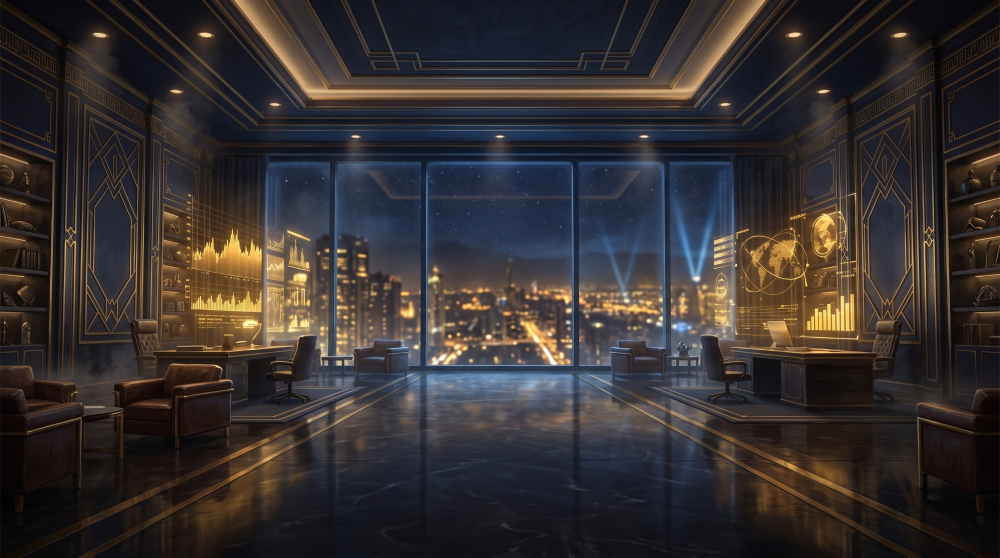
#> input picture Assets/Resources/Diplomacy/bg_aquila.jpg, 2000 x 1116 px, given in place of table_molten.jpg, which was not available (shown at 1/2 size)
$ python mock.py
#> lines starting #> are read from the running program, lines starting #| are printed output that depends on the picture; after the words box and inside, x2 and y2 are one past the last pixel; in counts of white or black regions, pixels touching at a corner belong together; pictures that were not available may be replaced by others from this repository, and a replacement may not be noted
"""Макет экрана карточного боя из сгенерированных текстур — проверка дизайна до переноса в Unity.
Координаты как в Unity: центр экрана 1920×1080, y вверх."""
import os, sys, math
from PIL import Image, ImageDraw, ImageFont, ImageFilter, ImageEnhance

D = os.path.dirname(os.path.abspath(__file__))
O = os.path.join(D, 'out')
R = '/home/user/astropol/Assets/Resources'
FONT_T = os.path.join(D, 'dl', 'RussoOne-Regular.ttf')
FONT_B = os.path.join(R, 'Fonts', 'Play-Bold.ttf')
FONT_R = os.path.join(R, 'Fonts', 'Play-Regular.ttf')
W, H = 1920, 1080

def tex(n): return Image.open(os.path.join(O, n + '.png')).convert('RGBA')
def art(p): return Image.open(os.path.join(R, p)).convert('RGBA')
def P(x, y): return (int(W / 2 + x), int(H / 2 - y))
def font(f, s): return ImageFont.truetype(f, s)

def tint(im, c, a=1.0):
    r, g, b, al = im.split()
    from PIL import ImageChops
    rgb = Image.merge('RGB', (r, g, b))
    col = Image.new('RGB', im.size, tuple(int(v * 255) for v in c[:3]))
    rgb = ImageChops.multiply(rgb, col)
    if a != 1.0: al = al.point(lambda v: int(v * a))
    out = rgb.convert('RGBA'); out.putalpha(al); return out

def nine(im, size, b, scale=1.0):
    """9-slice: b — бордюр в пикселях текстуры, scale — во сколько раз ужать бордюр на экране."""
    w, h = size; sw, sh = im.size; bd = int(b * scale)
    out = Image.new('RGBA', (w, h), (0, 0, 0, 0))
    xs = [0, b, sw - b, sw]; ys = [0, b, sh - b, sh]
    dx = [0, bd, w - bd, w]; dy = [0, bd, h - bd, h]
    for i in range(3):
        for j in range(3):
            src = im.crop((xs[i], ys[j], xs[i + 1], ys[j + 1]))
            tw, th = dx[i + 1] - dx[i], dy[j + 1] - dy[j]
            if tw > 0 and th > 0: out.paste(src.resize((tw, th), Image.LANCZOS), (dx[i], dy[j]))
    return out

def place(canvas, im, cx, cy, size=None):
    if size: im = im.resize((int(size[0]), int(size[1])), Image.LANCZOS)
    x, y = P(cx, cy)
    canvas.alpha_composite(im, (x - im.width // 2, y - im.height // 2))

def cover(im, w, h, ty=0.4):
    ta = im.width / im.height; fa = w / h
    if ta > fa:
        nw = int(im.height * fa); x = (im.width - nw) // 2; im = im.crop((x, 0, x + nw, im.height))
    else:
        nh = int(im.width / fa); y = int((im.height - nh) * ty); im = im.crop((0, y, im.width, y + nh))
    return im.resize((int(w), int(h)), Image.LANCZOS)

def round_mask(w, h, r):
    m = Image.new('L', (w * 2, h * 2), 0)
    ImageDraw.Draw(m).rounded_rectangle((0, 0, w * 2 - 1, h * 2 - 1), r * 2, fill=255)
    return m.resize((w, h), Image.LANCZOS)

# [6 lines left out: function text, not called in this run]

def glow(canvas, cx, cy, w, h, col, a=0.8):
    g = tex('glow').resize((int(w), int(h)), Image.LANCZOS)
    place(canvas, tint(g, col, a), cx, cy)

GOLD = (1.0, 0.82, 0.45); STEEL = (0.85, 0.88, 0.92); BRONZE = (0.9, 0.62, 0.4)
TEAL = (0.3, 0.95, 0.85); RED = (1.0, 0.35, 0.28)

# ---------------------------------------------------------------- карты
# [69 lines left out: functions card_full, card_board, card_back, not called in this run]

# ================================================================ ЭКРАН
def build(out):
#> called with out = 'Tools/card_skin/mock.jpg'
    cv = Image.new('RGBA', (W, H), (0, 0, 0, 255))
    bg = cover(art('UI/Cards/table_molten.jpg'), W, H, 0.5)
#> in cover, `ta = im.width / im.height`: ta = 1.79
    bg = ImageEnhance.Brightness(bg).enhance(0.45).filter(ImageFilter.GaussianBlur(3))
    cv.alpha_composite(bg)
    vig = tint(tex('halo'), (0, 0, 0)).resize((int(W * 1.6), int(H * 1.9)))
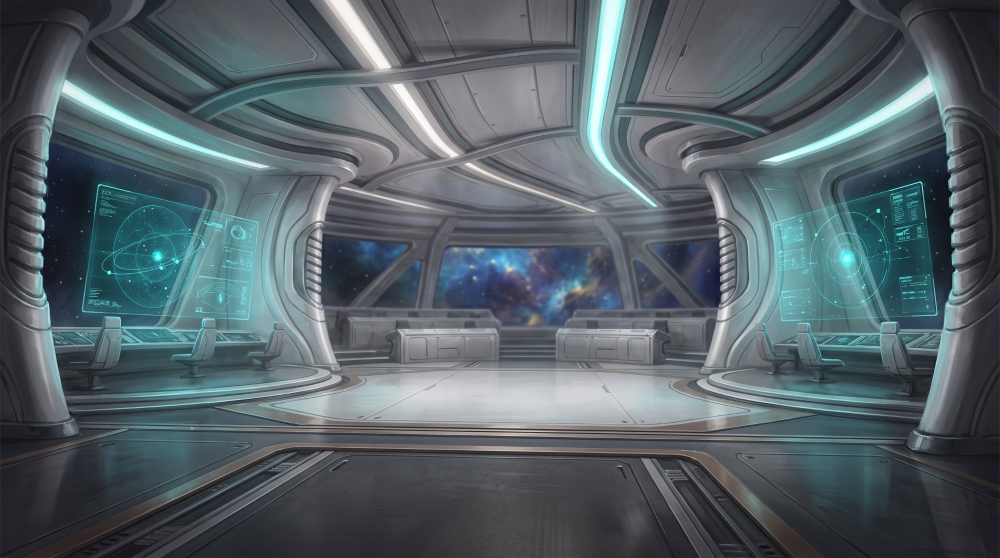
#> input picture Assets/Resources/Diplomacy/bg_astrea.jpg, 2000 x 1116 px, given in place of halo.png, which was not available (shown at 1/2 size)
#> in tint, `r, g, b, al = im.split()`: al: PIL image 2000x1116 L; every value is 255
#> in tint, rgb is the input picture: PIL image 2000x1116 RGB; mean R, G, B 84.7, 97, 103
#> in tint, `col = Image.new('RGB', im.size, tuple(int(v * 255) for v in c[:3]))`: col: PIL image 2000x1116 RGB; every value is 0
    v2 = Image.new('RGBA', (W, H), (0, 0, 0, 0)); v2.alpha_composite(vig, ((W - vig.width) // 2, (H - vig.height) // 2)); cv.alpha_composite(v2)
#> after `v2 = Image.new('RGBA', (W, H), (0, 0, 0, 0))`: v2: PIL image 1920x1080 RGBA; every value is 0

    # ---- стол: окно в поверхность планеты в массивной раме
    TX, TY, TW, TH = 0, 80, 1480, 600
    inner = cover(art('UI/Cards/table_molten.jpg'), TW - 40, TH - 40, 0.5)
    inner = ImageEnhance.Brightness(inner).enhance(0.62)
    m = round_mask(TW - 40, TH - 40, 22)
#> in round_mask, `m = Image.new('L', (w * 2, h * 2), 0)`: m: PIL image 2880x1120 L; every value is 0
#> in round_mask, `ImageDraw.Draw(m).rounded_rectangle((0, 0, w * 2 - 1, h * 2 - 1), r * ..`:
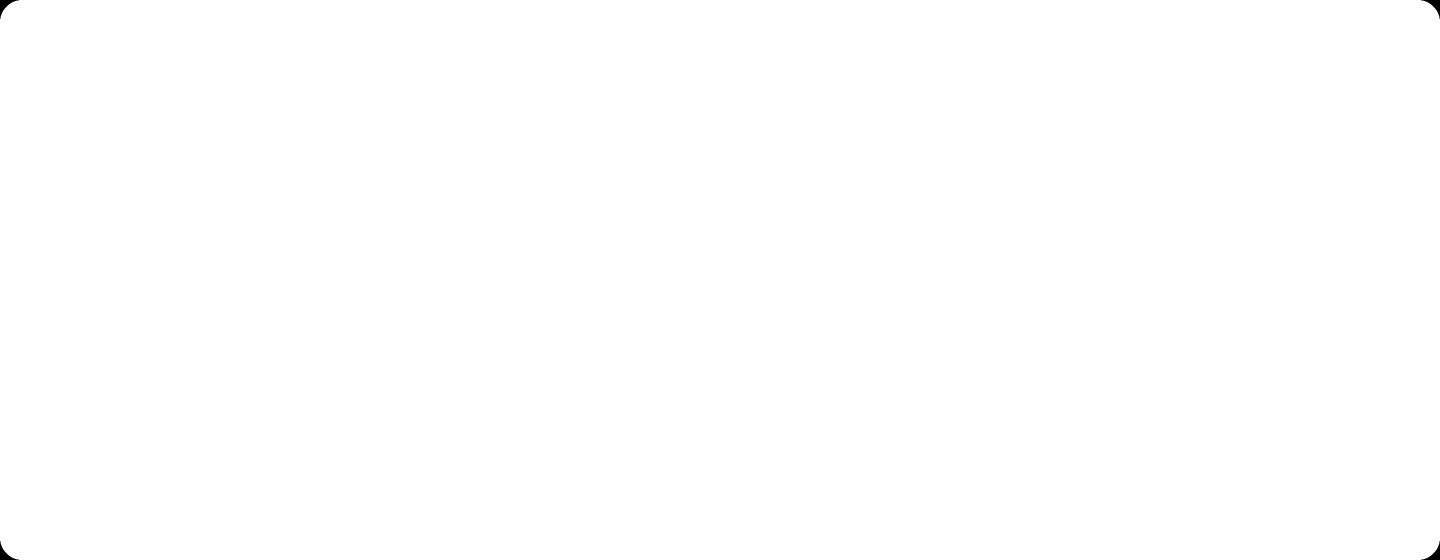
#> m: PIL image 2880x1120 L (shown at 1/2 size); 99.9% white; 4 black regions, box (x1, y1, x2, y2) and area: (0, 0, 38, 38) 427, (2842, 0, 2880, 38) 427, (0, 1082, 38, 1120) 427, (2842, 1082, 2880, 1120) 427
    x0, y0 = P(TX - (TW - 40) / 2, TY + (TH - 40) / 2)
    shade = Image.new('RGBA', (TW + 60, TH + 60), (0, 0, 0, 0)); ImageDraw.Draw(shade).rounded_rectangle((30, 40, TW + 30, TH + 40), 40, fill=(0, 0, 0, 220))
#> after `shade = Image.new('RGBA', (TW + 60, TH + 60), (0, 0, 0, 0))`: shade: PIL image 1540x660 RGBA; every value is 0
    place(cv, shade.filter(ImageFilter.GaussianBlur(20)), TX, TY)
    cv.paste(inner, (x0, y0), m)
    # голо-сетка поверх поверхности + тёмная стеклянная подложка рядов
    glass = Image.new('RGBA', (TW - 40, TH - 40), (6, 12, 20, 110)); cv.paste(Image.alpha_composite(inner, glass), (x0, y0), m)
#> after `cv.paste(Image.alpha_composite(inner, glass), (x0, y0), m)`:
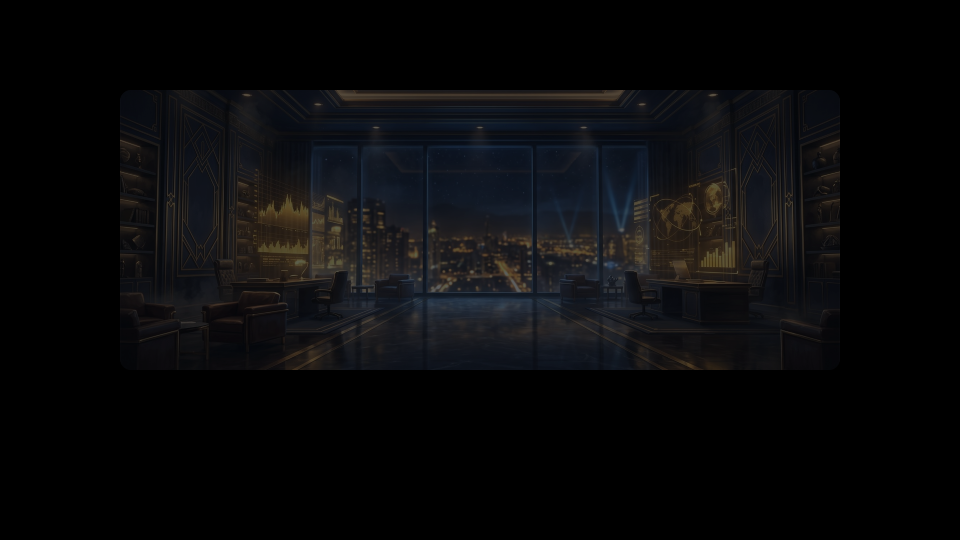
#> cv: PIL image 1920x1080 RGBA (shown at 1/2 size); mean R, G, B, A 9.5, 9.6, 10.8, 255
    frame = tint(nine(tex('frame_card'), (TW, TH), 70, 0.6), BRONZE)
#> in nine, `w, h = size`: w = 1480; h = 600
#> in nine, `out = Image.new('RGBA', (w, h), (0, 0, 0, 0))`: out: PIL image 1480x600 RGBA; every value is 0
#> in nine, `dx = [0, bd, w - bd, w]`: dx = [0, 42, 1438, 1480]
#> in nine, `dy = [0, bd, h - bd, h]`: dy = [0, 42, 558, 600]
#> after the loop in nine, `for i in range(3):`:
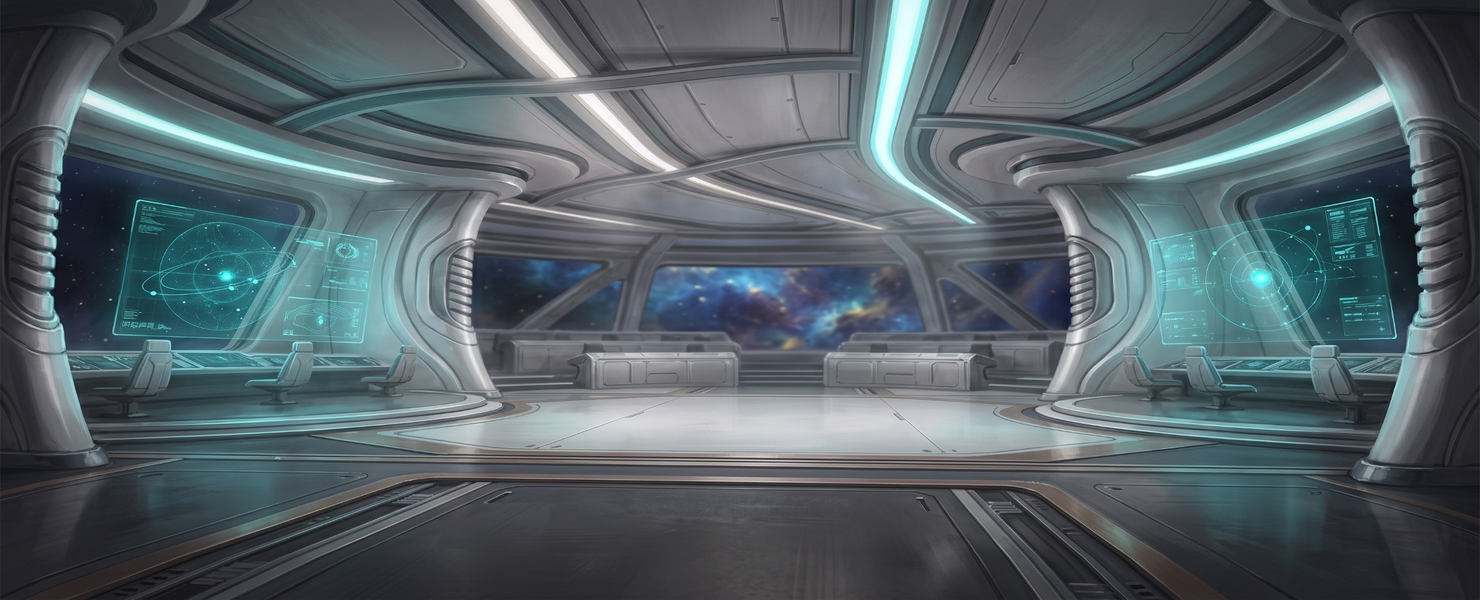
#> out: PIL image 1480x600 RGBA; mean R, G, B, A 84.9, 97.2, 103.2, 255
#> after the loop in nine, `for i in range(3):`:
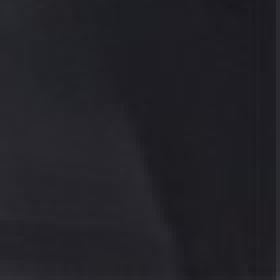
#> src: PIL image 70x70 RGBA (shown 4 times larger); mean R, G, B, A 34, 33.2, 38.8, 255
#> call 2 of tint, with c = (0.9, 0.62, 0.4), a = 1
#> in tint (call 2), `r, g, b, al = im.split()`: al: PIL image 1480x600 L; every value is 255
#> in tint (call 2), `rgb = ImageChops.multiply(rgb, col)`:
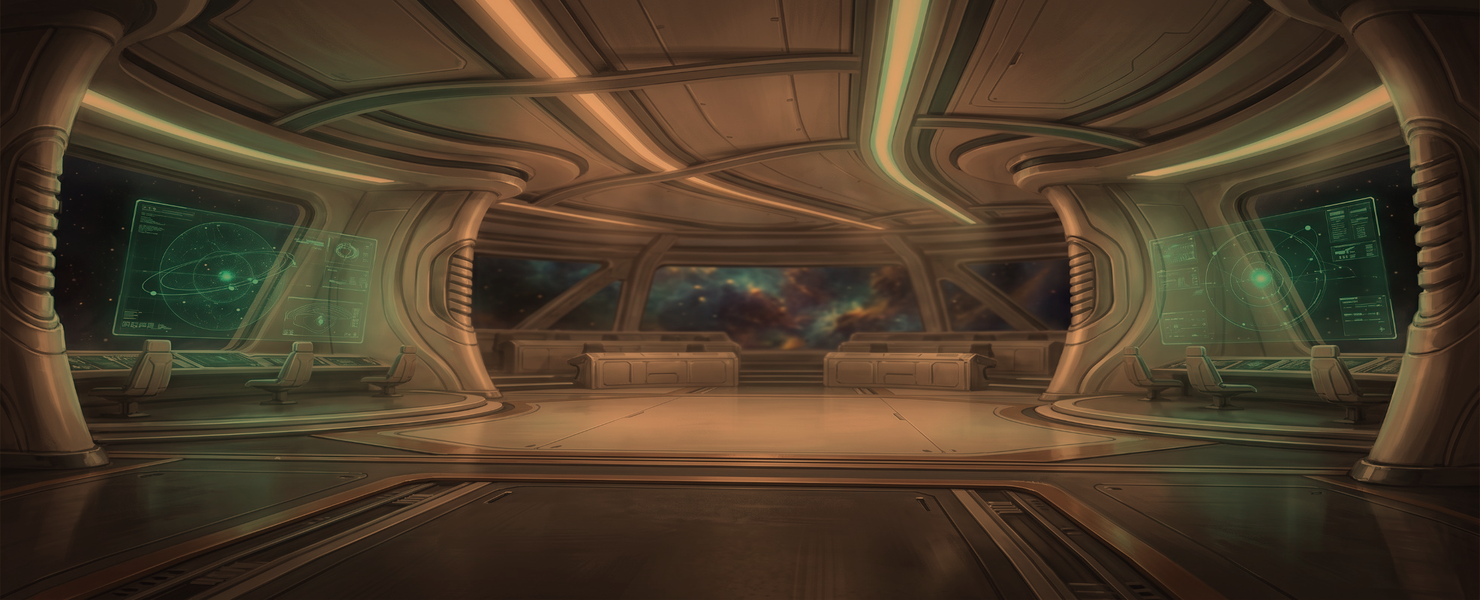
#> rgb: PIL image 1480x600 RGB; mean R, G, B 75.8, 59.7, 40.9
    place(cv, frame, TX, TY)
#> call 2 of place, with cx = 0, cy = 80
#> in place (call 2), `canvas.alpha_composite(im, (x - im.width // 2, y - im.height // 2))`:
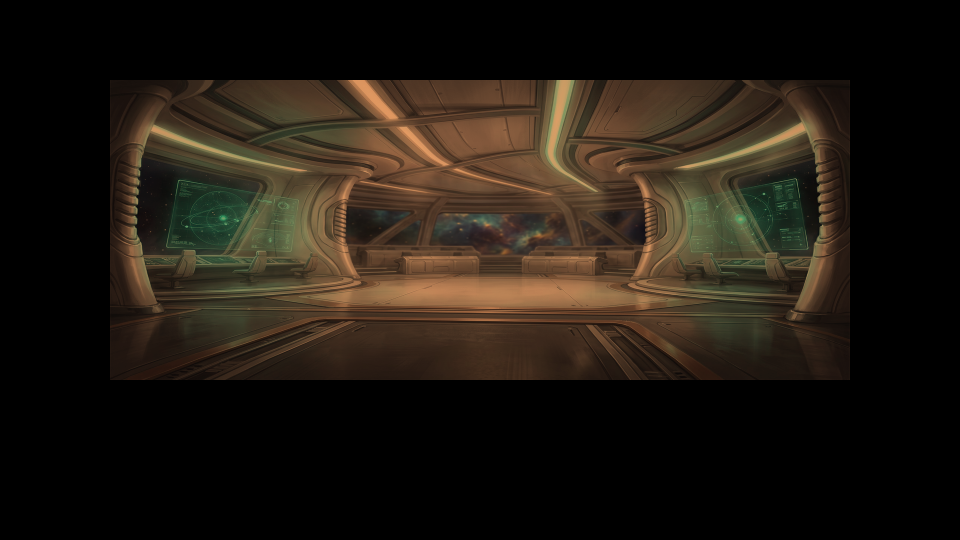
#> canvas: PIL image 1920x1080 RGBA (shown at 1/2 size); mean R, G, B, A 32.5, 25.6, 17.5, 255

    LANE = 482
    domes = []
    sectors = [('ЭЛЕКТРОСТАНЦИЯ', 'Пока у защитника — работают турели и щит Штаба', 'Strike.jpg', 2, 0, -1),
               ('ЗАВОД', 'Держащий получает +1 карту каждый ход', 'Drills.jpg', 0, 3, 1),
               ('ШТАБ', 'Щит снят и 9+ силы — прорыв, планета пала', 'PrecursorVault.jpg', 0, 0, -1)]
    for i, (nm, rule, a, pe, pp, ctl) in enumerate(sectors):
        lx = (i - 1) * LANE
        # разделители
        if i > 0:
            dv = Image.new('RGBA', (6, TH - 60), (0, 0, 0, 0)); ImageDraw.Draw(dv).rectangle((2, 0, 3, TH - 60), fill=(200, 170, 120, 70))
            place(cv, dv, lx - LANE / 2, TY)
        # места под карты (выемки)
        for row_y in (TY + 200, TY - 200):
            for k in range(3):
                place(cv, tex('slot'), lx + (k - 1) * 138, row_y, (128, 178))
        # плашка сектора
        PW, PH = 440, 118
        pl = Image.new('RGBA', (PW, PH), (0, 0, 0, 0))
        im = cover(art('UI/Events/' + a), PW - 16, PH - 16, 0.5); im = ImageEnhance.Brightness(im).enhance(0.7)
        pl.paste(im, (8, 8), round_mask(PW - 16, PH - 16, 14))
        gr = Image.new('RGBA', (PW - 16, PH - 16), (0, 0, 0, 0)); gd = ImageDraw.Draw(gr)
        for j in range(PW - 16): gd.line((j, 0, j, PH), fill=(4, 8, 14, int(max(0, 230 - j * 0.9))))
        pl.alpha_composite(gr, (8, 8))
        col = TEAL if ctl == 1 else RED
        if ctl != 0: place(cv, tint(nine(tex('glow_edge'), (PW + 58, PH + 58), 96, 0.5), col, 0.6), lx, TY)
        pl.alpha_composite(tint(nine(tex('frame_card'), (PW, PH), 70, 0.4), GOLD), (0, 0))
        place(cv, pl, lx, TY)
        text(cv, nm, lx - 185, TY + 22, FONT_T, 22, (255, 236, 200), anchor='lm')
        import textwrap
        for j, ln in enumerate(textwrap.wrap(rule, 34)[:2]):
            text(cv, ln, lx - 185, TY - 8 - j * 17, FONT_R, 13, (205, 215, 225), anchor='lm')
        # сила: враг сверху, вы снизу
        for val, oy, orbn, side in ((pe, 66, 'orb_red', 0), (pp, -66, 'orb_teal', 1)):
            win = (val > (pp if side == 0 else pe))
            if win: glow(cv, lx + 170, TY + oy, 140, 140, RED if side == 0 else TEAL, 0.8)
            place(cv, tex(orbn), lx + 170, TY + oy, (70, 70))
            text(cv, str(val), lx + 170, TY + oy + 1, FONT_T, 32, (255, 255, 255), stroke=3)
        if i == 2:
            dm = tint(tex('dome').resize((464, 224)), (0.6, 0.85, 1.0), 0.9)
            domes.append((dm, lx))
    # ---- карты на столе
    place(cv, card_board('UI/Cards/D3.jpg', 'Бункер', 0, 6, STEEL), -LANE - 69, TY + 200)
    place(cv, card_board('UI/Events/Drills.jpg', 'Турель', 2, 5, STEEL, stars=0) if False else card_board('UI/Cards/D4.jpg', 'Турель', 2, 5, BRONZE), -LANE + 69, TY + 200)
    place(cv, card_board('UI/Cards/D6.jpg', 'Щит Штаба', 0, 13, (0.5, 0.8, 1.0)), LANE, TY + 200)
    place(cv, card_board('UI/Cards/U1.jpg', 'Штурмовики', 3, 2, STEEL, hurt=True), -69, TY - 200)
    place(cv, card_back('nol'), 69, TY - 200)
    glow(cv, 0, TY - 200, 380, 260, TEAL, 0.0)
    for dm, lx in domes: place(cv, dm, lx, TY + 103 + 112)

    # ---- портреты
    for (cy, fac, nm, role, col) in ((455, 'xarn', 'ДОМИНИОН КСАРН', 'ГАРНИЗОН', RED), (-430, 'nol', 'КОНСЕНСУС «НОЛЬ»', 'ДЕСАНТ', TEAL)):
        px = 0 if cy > 0 else -640
        glow(cv, px, cy, 230, 230, col, 0.55)
        S = 124
        p = cover(art('Leaders/leader_%s.jpg' % fac), S, S, 0.15)
        mk = Image.new('L', (S * 2, S * 2), 0); ImageDraw.Draw(mk).ellipse((0, 0, S * 2 - 1, S * 2 - 1), fill=255); mk = mk.resize((S, S), Image.LANCZOS)
        pc = Image.new('RGBA', (S, S), (0, 0, 0, 0)); pc.paste(p, (0, 0), mk)
        place(cv, pc, px, cy)
        place(cv, tint(tex('frame_round'), GOLD), px, cy, (S + 24, S + 24))
        rb = tint(tex('ribbon'), (1, 1, 1)).resize((250, 34))
        ry = cy - 72 if cy > 0 else cy + 74
        place(cv, rb, px, ry)
        text(cv, nm, px, ry + 1, FONT_T, 14, (255, 236, 200))
        text(cv, role, px, ry + (-24 if cy > 0 else 24), FONT_T, 11, tuple(int(v*255) for v in col))

    # рука врага: рубашки веером справа от портрета
    for k in range(6):
        b = card_back('xarn', 64, 90).rotate(-8 + k * 3, expand=True, resample=Image.BICUBIC)
        place(cv, b, 120 + k * 34, 470 + abs(k - 2.5) * 3)

    # ---- рука игрока
    hand = [('U9.jpg', 'БТР «МУЛ»', 'ЮНИТ', 'При раскрытии: высаживает пехоту ценой до 2 из колоды в этот сектор.', 2, 1, 5, STEEL, 0),
            ('O2.jpg', 'ОРБИТАЛЬНЫЙ УДАР', 'ПРИКАЗ', '7 урона по сильнейшим врагам сектора, укрытие не спасает.', 5, None, None, (0.78, 0.55, 1.0), 0),
            ('Z_DRONE.jpg', 'РОЙ ДРОНОВ', 'ЮНИТ', 'Все ваши дроны в секторе +1 к силе в каждой перестрелке.', 3, 1, 6, (0.88, 0.92, 0.98), 0),
            ('U4.jpg', 'СНАЙПЕРЫ', 'ЮНИТ', 'Бьют самого хрупкого врага. По пехоте — двойной урон.', 2, 2, 2, BRONZE, 2),
            ('U3.jpg', 'ТЯЖЁЛАЯ ПЕХОТА', 'ЮНИТ', 'Укрытие 2: первые 2 урона за ход не проходят.', 3, 2, 6, STEEL, 0),
            ('U12.jpg', 'ШАГОХОД', 'ГЕРОЙ', 'При раскрытии «Прорыв»: союзники в секторе +1 к силе до конца боя.', 4, 3, 6, GOLD, 0)]
    n = len(hand)
    for k, (a, nm, kd, tx, co, pw, ar, fr, st) in enumerate(hand):
        t = k / (n - 1) - 0.5
        x = t * 150 * (n - 1); y = -470 - abs(t) * abs(t) * 60
        if k == 3: y += 110   # наведённая карта поднята
        c = card_full('UI/Cards/' + a, nm, kd, tx, co, pw, ar, fr, stars=st)
        if k == 3:
            c = c.resize((int(c.width * 1.12), int(c.height * 1.12)), Image.LANCZOS)
            ge = tint(nine(tex('glow_edge'), (int(224+70), int(314+70)), 96, 0.55), (1.0, 0.85, 0.4)); place(cv, ge, x, y)
        elif co <= 3:
            ge = tint(nine(tex('glow_edge'), (200+70, 280+70), 96, 0.55), (0.35, 1.0, 0.5), 0.8); place(cv, ge, x, y + 20)
        c = c.rotate(-t * 14 if k != 3 else 0, expand=True, resample=Image.BICUBIC)
        place(cv, c, x, y)

    # ---- правая колонка: ход, кнопка, погода, служебные кнопки
    RX = 850
    place(cv, tex('orb_gray'), RX, 300, (110, 110))
    text(cv, '2', RX, 304, FONT_T, 44, (255, 240, 210), stroke=3)
    text(cv, 'ХОД ИЗ 6', RX, 230, FONT_T, 15, (230, 200, 150))
    glow(cv, RX, 120, 300, 160, (0.3, 1.0, 0.4), 0.45)
    place(cv, tex('btn_end_green'), RX, 120, (220, 82))
    text(cv, 'ЗАКОНЧИТЬ', RX, 131, FONT_T, 19, (255, 255, 255), stroke=2)
    text(cv, 'ХОД', RX, 108, FONT_T, 19, (255, 255, 255), stroke=2)
    text(cv, 'СЕКТОРЫ  1 : 2', RX, 56, FONT_T, 16, (230, 225, 215)); text(cv, 'нужно 2 из 3', RX, 36, FONT_R, 12, (150,165,176))
    wp = nine(tex('panel_leather'), (226, 74), 60, 0.3); place(cv, wp, RX, -34)
    text(cv, 'ПОГОДА', RX, -8, FONT_T, 12, (160, 200, 255))
    text(cv, 'откроется на 3-м ходу', RX, -42, FONT_R, 13, (205, 215, 225))
    for k, lab in enumerate(['×1', '»»', '⟲']):
        bx = RX - 68 + k * 68
        bxx=1
        d0=Image.new('RGBA',(56,56),(0,0,0,0)); ImageDraw.Draw(d0).ellipse((0,0,55,55),fill=(15,20,28,255)); place(cv,d0,bx,-128)
        place(cv, tint(tex('frame_round'), STEEL), bx, -128, (66, 66))
        text(cv, lab, bx, -128, FONT_T, 16, (230, 230, 230))

    # ---- левая колонка: колоды и хроника
    LX = -850
    for (cy, fac, cnt) in ((300, 'xarn', 9), (-160, 'nol', 11)):
        for k in range(3): place(cv, card_back(fac, 92, 128), LX - 4 + k * 4, cy + k * 3)
        place(cv, tex('orb_gray'), LX + 52, cy - 52, (48, 48))
        text(cv, str(cnt), LX + 52, cy - 51, FONT_T, 20, (255, 255, 255), stroke=2)
    hp = nine(tex('panel_leather'), (220, 230), 60, 0.3); place(cv, hp, LX, 70)
    text(cv, 'ХРОНИКА БОЯ', LX, 170, FONT_T, 13, (230, 200, 150))
    for k, (ln, c) in enumerate([('— Ход 1 —', (240, 200, 110)), ('Враг: Бункер', (220, 220, 220)), ('Враг: Турель', (220, 220, 220)),
                                ('Вы: Штурмовики', (150, 240, 200)), ('Сектор «Завод» ваш', (120, 240, 160)), ('— Ход 2 —', (240, 200, 110))]):
        text(cv, ln, LX - 92, 140 - k * 22, FONT_R, 14, c, anchor='lm', shadow=False)

    # ---- очки приказов: кристаллы
    text(cv, '3/5', 505, -500, FONT_T, 30, (255, 255, 255), stroke=3)
    for k in range(8):
        n2 = 'crystal_full' if k < 3 else 'crystal_empty'
        if k >= 5: continue
        place(cv, tex(n2), 585 + k * 38, -500, (40, 40))
    text(cv, 'ОЧКИ ПРИКАЗОВ', 640, -466, FONT_T, 12, (160, 210, 255))

    text(cv, 'Перетащите карты в секторы. Enter — закончить ход', 0, -255, FONT_T, 15, (255, 237, 204))
    cv.convert('RGB').save(out, quality=92)

if __name__ == '__main__':
#> (the run stopped early here; a loop or call above may not have finished)
